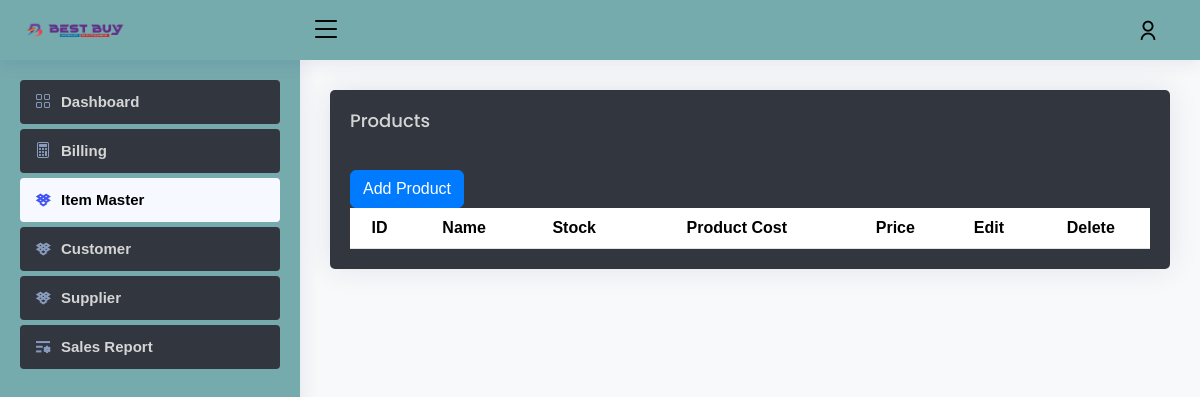
/store_items/ (signed in), run on an earlier commit of the app's database.
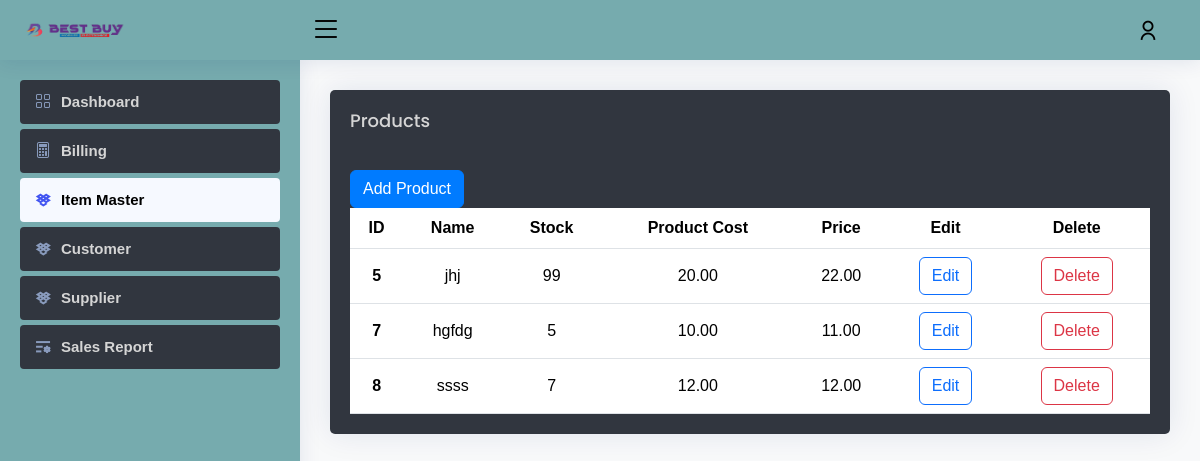
And on a later commit of the database.
### bestbuy/models.py (models this page shows, shortened)
class Product(models.Model):
    name = models.CharField(max_length=100)
    stock = models.IntegerField()
    product_cost = models.DecimalField(max_digits=20, decimal_places=2, default=0.00)
    price = models.DecimalField(max_digits=20, decimal_places=2)

### bestbuy/views.py (the view)
# urls.py: path('store_items/', views.store_itemss, name='store_items'),
@cache_control(no_cache=True, must_revalidate=True, no_store=True)
@user_passes_test(lambda u: u.is_superuser, login_url="store_login")
def store_itemss(request):
    products = Product.objects.all()
    return render(request, 'store_items.html', {'products': products})

### templates/store_items.html (shortened to what this page needs)
{% extends "store_base.html" %}
{% load static %}
{% block content %}
<main id="main" class="main">
  <section class="section">
    <div class="row">
      <div class="col-lg-12">
        <div class="card">
          <div class="card-body">
            <h3 class="card-title">Products</h3>
            <a href="{% url 'store_items_add' %}"><button type="button" class="btn btn-primary">Add Product</button></a>
            <div class="table-responsive">
              <table class="table datatable">
                <thead>
                  <tr>
                    <th scope="col">ID</th>
                    <th scope="col">Name</th>
                    <th scope="col">Stock</th>
                    <th scope="col">Product Cost</th>
                    <th scope="col">Price</th>
                    <th scope="col">Edit</th>
                    <th scope="col">Delete</th>
                  </tr>
                </thead>
                <tbody>
                  {% for pro in products %}
                  <tr>
                    <th scope="row">{{ pro.id }}</th>
                    <td>{{ pro.name }}</td>
                    <td>{{ pro.stock }}</td>
                    <td>{{ pro.product_cost }}</td>
                    <td>{{ pro.price }}</td>
                    <td class="align-middle">
                      <a href="{% url 'store_items_edit' pro.id %}" class="btn btn-outline-primary">Edit</a>
                    </td>
                    <td class="align-middle">
                      <a href="{% url 'store_items_delete' pro.id %}" class="btn btn-outline-danger">Delete</a>
                    </td>
                  </tr>
                  {% endfor %}
                </tbody>
              </table>
            </div>
          </div>
        </div>
      </div>
    </div>
  </section>
</main>
{% endblock %}

What changed in the data, as far as the page shows it:
added Product: id "5", name "jhj", stock "99", product_cost "20.00", price "22.00"
added Product: id "7", name "hgfdg", stock "5", product_cost "10.00", price "11.00"
added Product: id "8", name "ssss", stock "7", product_cost "12.00", price "12.00"
